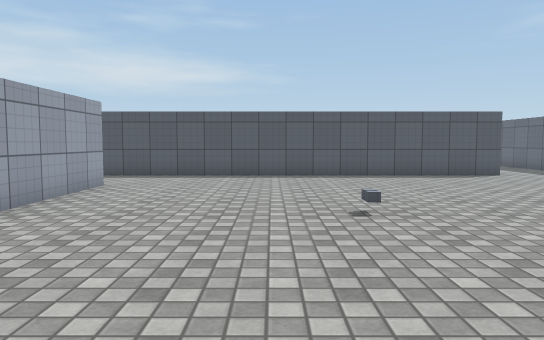
View 1 (above)

16 first-person views from a walk through a scene from a Unity 3-D project. The camera is 1.2 m above the floor, tilts 4° down and sees 70° across. The floor is counted in squares, 1 m on a side. Each view is taken from the middle of a square. On the plan, view 1 faces up. The plan holds only what a view shows up to about 15 squares ahead; the rest is blank. The place goes on beyond the plan. The player character is not drawn. Surface patterns are stand-ins for the level's own textures.

View 2
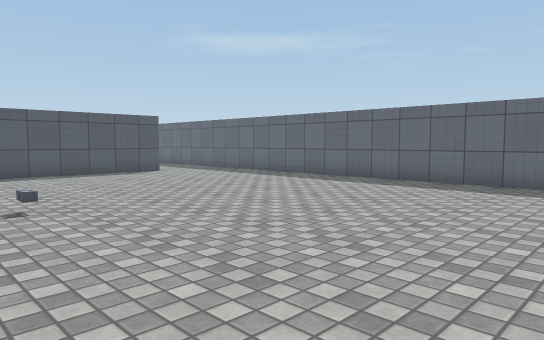

View 3
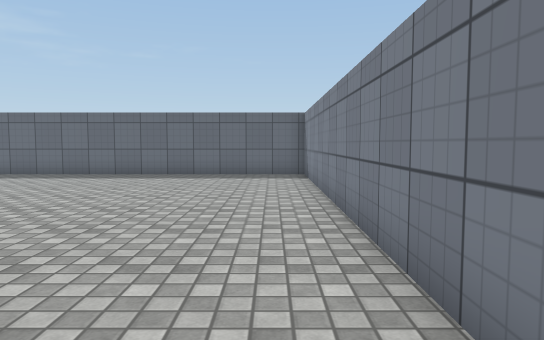

View 4
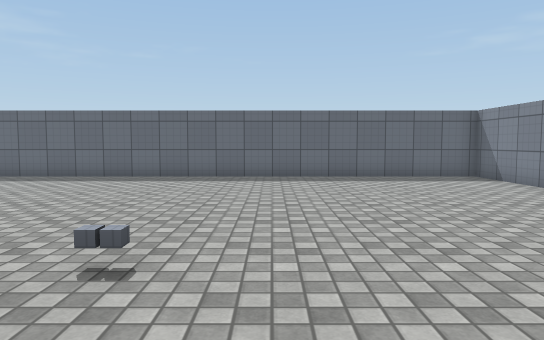

View 5
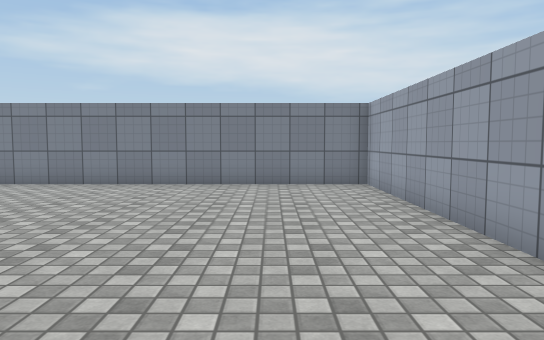

View 6
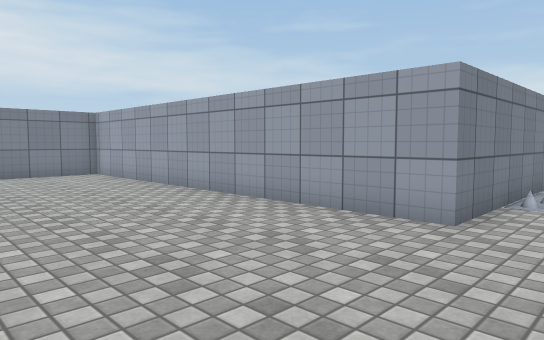

View 7
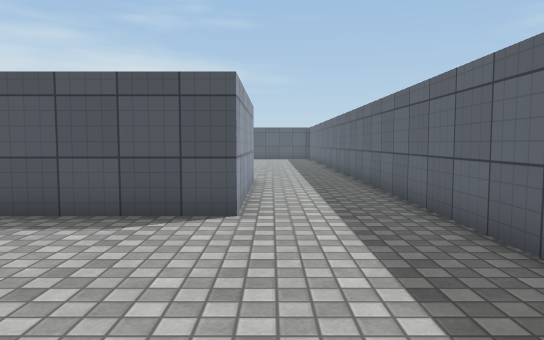

View 8
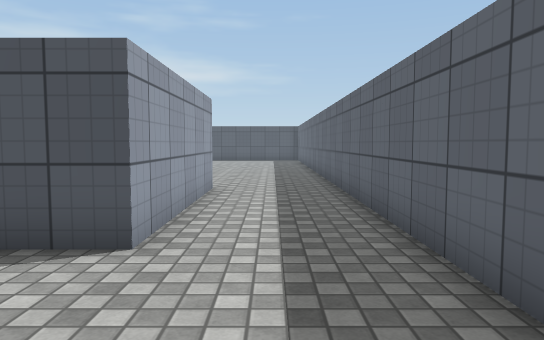

View 9
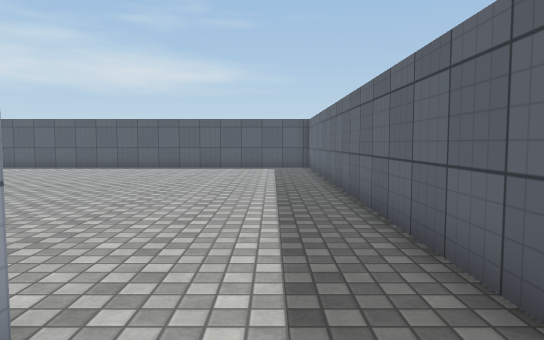

View 10
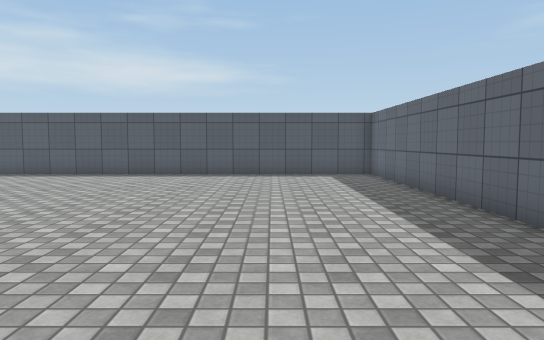

View 11
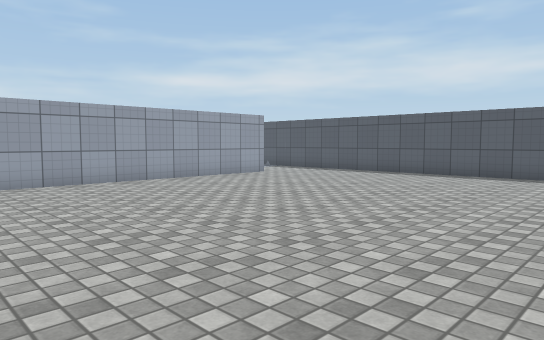

View 12
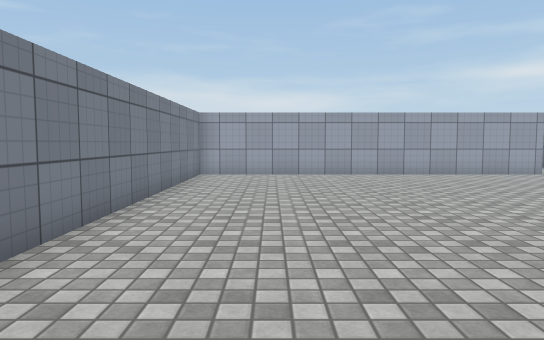

View 13
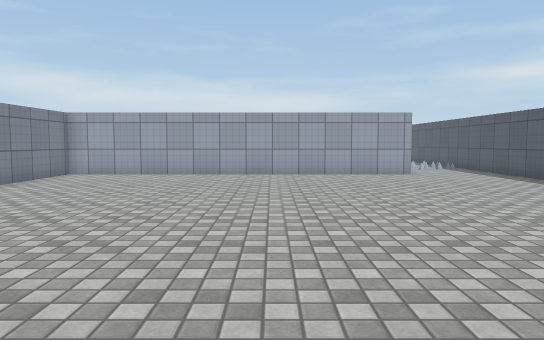

View 14
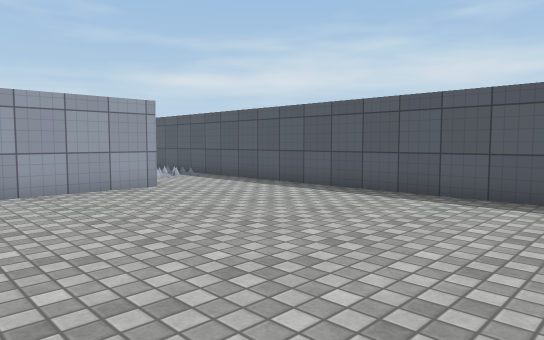

View 15
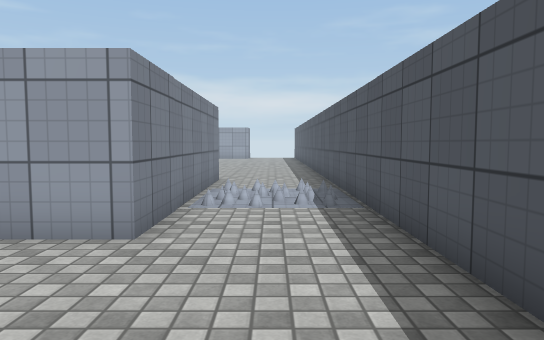

View 16
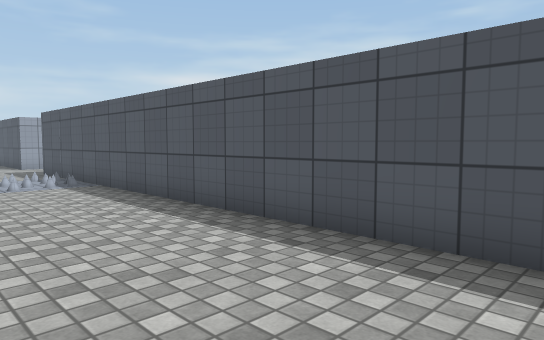

### Floor plan
Ten units are one square. View 1 is at (0, 0); x grows to the right and y downward. Boxes are objects, and circles mark ways between rooms. Rooms are numbered by the first view taken in them; rooms with no view inside come last. Other rooms are left out.
<svg viewBox="-110 -373 233 400">
<path fill="none" stroke="#000" d="M84 -204 84 -143 -105 -143M-105 -110 -48 -110 -48 22 118 22 118 -206M118 -206 118 -368 -105 -368M-105 -333 -48 -333 -48 -203 63 -203"/>
<circle cx="100" cy="-200" r="3" fill="#2a7"/>
<text x="40" y="-70">1</text>
<text x="30" y="-290">2</text>
</svg>
Room 1 opens to room 2.

Where each view was taken, in squares from view 1:
view 1: 0 up, 0 right, facing up
view 2: 1 down, 0 right, facing up-right
view 3: 1 down, 3 left, facing right
view 4: 5 up, 2 left, facing right
view 5: 9 up, 2 left, facing down
view 6: 13 up, 1 right, facing down-left
view 7: 8 up, 9 right, facing up
view 8: 10 up, 10 right, facing up
view 9: 18 up, 10 right, facing up
view 10: 22 up, 8 right, facing up
view 11: 22 up, 7 right, facing up-left
view 12: 23 up, 10 right, facing left
view 13: 28 up, 10 right, facing left
view 14: 28 up, 5 right, facing up-left
view 15: 35 up, 0 right, facing left
view 16: 10 up, 4 right, facing up-left
